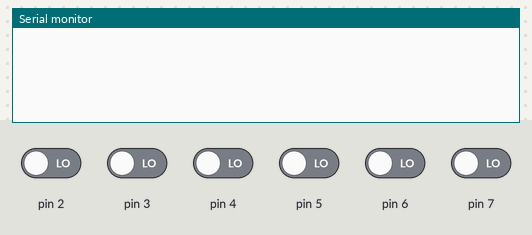
This sketch was run on a simulated Arduino Uno, built with avr-gcc and run on an emulated ATmega328P. Parts: the last lines printed to the serial monitor. The test bench sets the inputs (shaded band); at power-on: pin 2–7 LOW.

Above: at 1.2 s.
1.3 s: pin 6 driven HIGH
At 2.1 s:
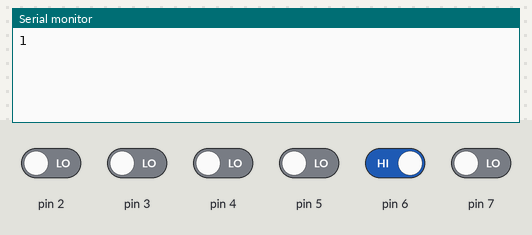
2.8 s: pin 7 driven HIGH
At 3.2 s:
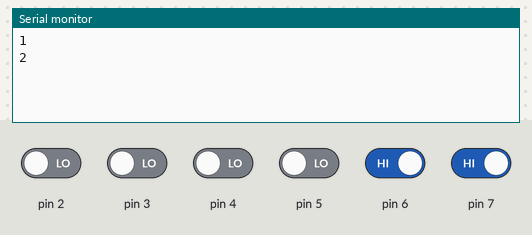
4.3 s: pin 6 driven LOW
At 5.5 s:
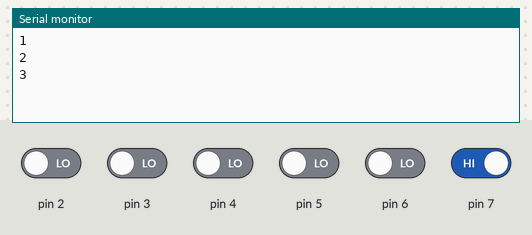
5.8 s: pin 7 driven LOW
At 6.7 s:
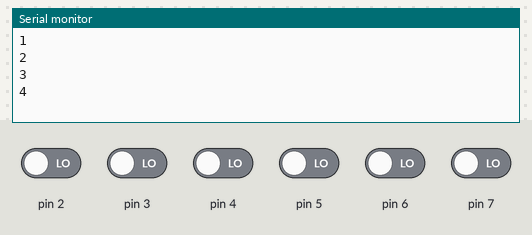
Timing chart, 0 to 8.3 s (numbered marks = the images above; inputs shaded):
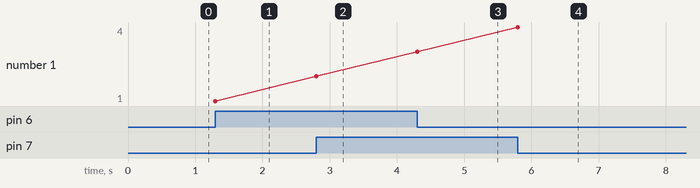

The sketch:

sketch_may04a.ino
```cpp
void setup() {
  // put your setup code here, to run once:
  DDRD = 0;
  Serial.begin(9600);
  while (!Serial);
}
long int i = 0;
long int r = 0;
void loop() {
  // put your main code here, to run repeatedly:
  i += rec();
  if (i != r)Serial.println(i);
  r = i;
}

int rec(void) {


  static const int d[] = {0, 1, -1, 0, -1, 0, 0, 1, 1, 0, 0, -1, 0, -1, 1, 0};
  static unsigned int p; p = (p << 2 | PIND >> 6) & 0x0f;
  return d[p];
}
```

Measured:
- after the input at 1.3 s, the serial monitor: prints a new line at once (image 1)
- after the input at 2.8 s, the serial monitor: prints a new line at once (image 2)
- after the input at 4.3 s, the serial monitor: prints a new line at once (image 3)
- after the input at 5.8 s, the serial monitor: prints a new line at once (image 4)
- plotted number 1: 1 → 2 after the input at 2.8 s, 2 → 3 after the input at 4.3 s, 3 → 4 after the input at 5.8 s
